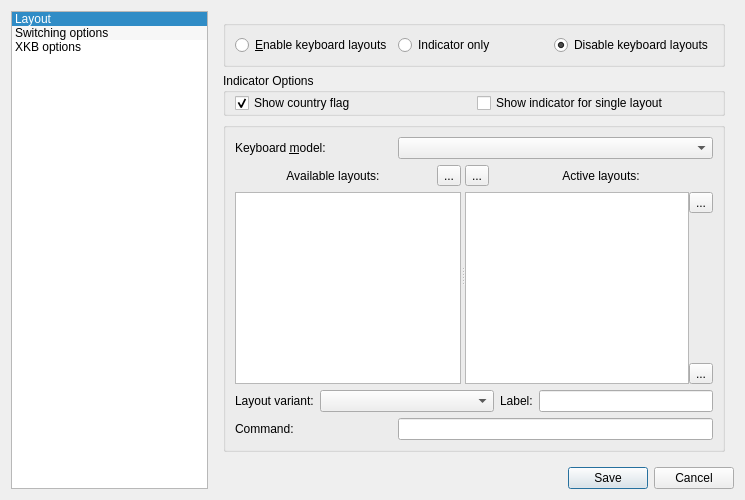
<?xml version="1.0" encoding="UTF-8"?>
<ui version="4.0">
 <class>Form</class>
 <widget class="QWidget" name="Form">
  <property name="geometry">
   <rect>
    <x>0</x>
    <y>0</y>
    <width>745</width>
    <height>500</height>
   </rect>
  </property>
  <property name="windowTitle">
   <string>Qt XKB</string>
  </property>
  <layout class="QHBoxLayout" name="horizontalLayout">
   <item>
    <widget class="QListWidget" name="listWidget">
     <property name="minimumSize">
      <size>
       <width>140</width>
       <height>0</height>
      </size>
     </property>
     <property name="alternatingRowColors">
      <bool>true</bool>
     </property>
     <property name="currentRow">
      <number>0</number>
     </property>
     <item>
      <property name="text">
       <string>Layout</string>
      </property>
     </item>
     <item>
      <property name="text">
       <string>Switching options</string>
      </property>
     </item>
     <item>
      <property name="text">
       <string>XKB options</string>
      </property>
     </item>
    </widget>
   </item>
   <item>
    <layout class="QVBoxLayout" name="verticalLayout_6">
     <item>
      <widget class="QStackedWidget" name="stackedWidget">
       <property name="currentIndex">
        <number>0</number>
       </property>
       <widget class="QWidget" name="page">
        <layout class="QVBoxLayout" name="verticalLayout">
         <item>
          <widget class="QGroupBox" name="groupBox_2">
           <property name="title">
            <string/>
           </property>
           <property name="checkable">
            <bool>false</bool>
           </property>
           <layout class="QHBoxLayout" name="horizontalLayout_2">
            <item>
             <widget class="QRadioButton" name="radioButton">
              <property name="toolTip">
               <string>Antico will configure layouts and start layout indicator</string>
              </property>
              <property name="text">
               <string>&amp;Enable keyboard layouts</string>
              </property>
             </widget>
            </item>
            <item>
             <widget class="QRadioButton" name="radioButton_2">
              <property name="toolTip">
               <string>Antico will start indicator but will use existing layout configuration</string>
              </property>
              <property name="text">
               <string>Indicator only</string>
              </property>
             </widget>
            </item>
            <item>
             <widget class="QRadioButton" name="radioButton_3">
              <property name="toolTip">
               <string>Antico will not configure or show keyboard layouts</string>
              </property>
              <property name="text">
               <string>Disable keyboard layouts</string>
              </property>
              <property name="checked">
               <bool>true</bool>
              </property>
             </widget>
            </item>
           </layout>
          </widget>
         </item>
         <item>
          <widget class="QGroupBox" name="grpIndicatorOptions">
           <property name="title">
            <string>Indicator Options</string>
           </property>
           <layout class="QHBoxLayout" name="_2">
            <property name="topMargin">
             <number>0</number>
            </property>
            <property name="bottomMargin">
             <number>0</number>
            </property>
            <item>
             <widget class="QCheckBox" name="chkShowFlag">
              <property name="whatsThis">
               <string>Shows country flag on background of layout name in tray icon</string>
              </property>
              <property name="text">
               <string>Show country flag</string>
              </property>
              <property name="checked">
               <bool>true</bool>
              </property>
             </widget>
            </item>
            <item>
             <widget class="QCheckBox" name="chkShowSingle">
              <property name="text">
               <string>Show indicator for single layout</string>
              </property>
             </widget>
            </item>
           </layout>
          </widget>
         </item>
         <item>
          <widget class="QGroupBox" name="grpLayouts">
           <property name="whatsThis">
            <string>&lt;h1&gt;Keyboard Layout&lt;/h1&gt; Here you can choose your keyboard layout and model. The 'model' refers to the type of keyboard that is connected to your computer, while the keyboard layout defines &quot;which key does what&quot; and may be different for different countries.</string>
           </property>
           <property name="title">
            <string/>
           </property>
           <layout class="QGridLayout" name="gridLayout">
            <item row="0" column="0">
             <widget class="QLabel" name="label_4">
              <property name="sizePolicy">
               <sizepolicy hsizetype="Preferred" vsizetype="Preferred">
                <horstretch>1</horstretch>
                <verstretch>0</verstretch>
               </sizepolicy>
              </property>
              <property name="text">
               <string>Keyboard &amp;model:</string>
              </property>
              <property name="buddy">
               <cstring>comboModel</cstring>
              </property>
             </widget>
            </item>
            <item row="0" column="1">
             <widget class="QComboBox" name="comboModel">
              <property name="sizePolicy">
               <sizepolicy hsizetype="Expanding" vsizetype="Fixed">
                <horstretch>2</horstretch>
                <verstretch>0</verstretch>
               </sizepolicy>
              </property>
              <property name="whatsThis">
               <string>Here you can choose a keyboard model. This setting is independent of your keyboard layout and refers to the &quot;hardware&quot; model, i.e. the way your keyboard is manufactured. Modern keyboards that come with your computer usually have two extra keys and are referred to as &quot;104-key&quot; models, which is probably what you want if you do not know what kind of keyboard you have.
</string>
              </property>
             </widget>
            </item>
            <item row="1" column="0" colspan="2">
             <widget class="QSplitter" name="splitter">
              <property name="orientation">
               <enum>Qt::Horizontal</enum>
              </property>
              <widget class="QWidget" name="layoutWidget">
               <layout class="QVBoxLayout" name="verticalLayout_5">
                <item>
                 <layout class="QHBoxLayout" name="_4">
                  <item>
                   <widget class="QLabel" name="textLabel1_4">
                    <property name="sizePolicy">
                     <sizepolicy hsizetype="Preferred" vsizetype="Preferred">
                      <horstretch>1</horstretch>
                      <verstretch>0</verstretch>
                     </sizepolicy>
                    </property>
                    <property name="text">
                     <string>Available layouts:</string>
                    </property>
                    <property name="alignment">
                     <set>Qt::AlignCenter</set>
                    </property>
                    <property name="buddy">
                     <cstring>srcTableView</cstring>
                    </property>
                   </widget>
                  </item>
                  <item>
                   <widget class="QToolButton" name="btnRemove">
                    <property name="text">
                     <string>...</string>
                    </property>
                    <property name="icon">
                     <iconset theme="go-previous">
                      <normaloff>.</normaloff>.</iconset>
                    </property>
                   </widget>
                  </item>
                 </layout>
                </item>
                <item>
                 <widget class="QTreeView" name="srcTableView">
                  <property name="sizePolicy">
                   <sizepolicy hsizetype="Expanding" vsizetype="Expanding">
                    <horstretch>1</horstretch>
                    <verstretch>0</verstretch>
                   </sizepolicy>
                  </property>
                  <property name="alternatingRowColors">
                   <bool>true</bool>
                  </property>
                  <property name="selectionMode">
                   <enum>QAbstractItemView::SingleSelection</enum>
                  </property>
                  <property name="selectionBehavior">
                   <enum>QAbstractItemView::SelectRows</enum>
                  </property>
                 </widget>
                </item>
               </layout>
              </widget>
              <widget class="QWidget" name="layoutWidget">
               <layout class="QVBoxLayout" name="verticalLayout_7">
                <item>
                 <layout class="QHBoxLayout" name="_5">
                  <property name="spacing">
                   <number>0</number>
                  </property>
                  <item>
                   <widget class="QToolButton" name="btnAdd">
                    <property name="text">
                     <string>...</string>
                    </property>
                    <property name="icon">
                     <iconset theme="go-next">
                      <normaloff>.</normaloff>.</iconset>
                    </property>
                   </widget>
                  </item>
                  <item>
                   <widget class="QLabel" name="textLabel1_4_2">
                    <property name="sizePolicy">
                     <sizepolicy hsizetype="MinimumExpanding" vsizetype="Preferred">
                      <horstretch>3</horstretch>
                      <verstretch>0</verstretch>
                     </sizepolicy>
                    </property>
                    <property name="text">
                     <string>Active layouts:</string>
                    </property>
                    <property name="alignment">
                     <set>Qt::AlignCenter</set>
                    </property>
                    <property name="buddy">
                     <cstring>dstTableView</cstring>
                    </property>
                   </widget>
                  </item>
                 </layout>
                </item>
                <item>
                 <layout class="QHBoxLayout" name="_6">
                  <property name="spacing">
                   <number>0</number>
                  </property>
                  <item>
                   <widget class="QTreeView" name="dstTableView">
                    <property name="sizePolicy">
                     <sizepolicy hsizetype="Expanding" vsizetype="Expanding">
                      <horstretch>0</horstretch>
                      <verstretch>0</verstretch>
                     </sizepolicy>
                    </property>
                    <property name="alternatingRowColors">
                     <bool>true</bool>
                    </property>
                    <property name="selectionMode">
                     <enum>QAbstractItemView::SingleSelection</enum>
                    </property>
                    <property name="selectionBehavior">
                     <enum>QAbstractItemView::SelectRows</enum>
                    </property>
                    <property name="wordWrap">
                     <bool>false</bool>
                    </property>
                   </widget>
                  </item>
                  <item>
                   <layout class="QVBoxLayout" name="_7">
                    <item>
                     <widget class="QToolButton" name="btnUp">
                      <property name="text">
                       <string>...</string>
                      </property>
                      <property name="icon">
                       <iconset theme="go-up">
                        <normaloff>.</normaloff>.</iconset>
                      </property>
                     </widget>
                    </item>
                    <item>
                     <spacer>
                      <property name="orientation">
                       <enum>Qt::Vertical</enum>
                      </property>
                      <property name="sizeHint" stdset="0">
                       <size>
                        <width>20</width>
                        <height>40</height>
                       </size>
                      </property>
                     </spacer>
                    </item>
                    <item>
                     <widget class="QToolButton" name="btnDown">
                      <property name="text">
                       <string>...</string>
                      </property>
                      <property name="icon">
                       <iconset theme="go-down">
                        <normaloff>.</normaloff>.</iconset>
                      </property>
                     </widget>
                    </item>
                   </layout>
                  </item>
                 </layout>
                </item>
               </layout>
              </widget>
             </widget>
            </item>
            <item row="2" column="0" colspan="2">
             <layout class="QHBoxLayout" name="_8">
              <item>
               <widget class="QLabel" name="textLabel1">
                <property name="text">
                 <string>Layout variant:</string>
                </property>
                <property name="buddy">
                 <cstring>comboVariant</cstring>
                </property>
               </widget>
              </item>
              <item>
               <widget class="QComboBox" name="comboVariant">
                <property name="sizePolicy">
                 <sizepolicy hsizetype="Expanding" vsizetype="Fixed">
                  <horstretch>0</horstretch>
                  <verstretch>0</verstretch>
                 </sizepolicy>
                </property>
                <property name="whatsThis">
                 <string>Here you can choose a variant of selected keyboard layout. Layout variants usually represent different key maps for the same language. For example, Ukrainian layout might have four variants: basic, winkeys (as in Windows), typewriter (as in typewriters) and phonetic (each Ukrainian letter is placed on a transliterated latin one).
</string>
                </property>
               </widget>
              </item>
              <item>
               <widget class="QLabel" name="textLabel1_6">
                <property name="text">
                 <string>Label:</string>
                </property>
                <property name="buddy">
                 <cstring>editDisplayName</cstring>
                </property>
               </widget>
              </item>
              <item>
               <widget class="QLineEdit" name="editDisplayName">
                <property name="maxLength">
                 <number>3</number>
                </property>
               </widget>
              </item>
             </layout>
            </item>
            <item row="3" column="0">
             <widget class="QLabel" name="textLabel1_3">
              <property name="sizePolicy">
               <sizepolicy hsizetype="Preferred" vsizetype="Preferred">
                <horstretch>1</horstretch>
                <verstretch>0</verstretch>
               </sizepolicy>
              </property>
              <property name="text">
               <string>Command:</string>
              </property>
              <property name="buddy">
               <cstring>editCmdLine</cstring>
              </property>
             </widget>
            </item>
            <item row="3" column="1">
             <widget class="QLineEdit" name="editCmdLine">
              <property name="sizePolicy">
               <sizepolicy hsizetype="Expanding" vsizetype="Fixed">
                <horstretch>2</horstretch>
                <verstretch>0</verstretch>
               </sizepolicy>
              </property>
              <property name="whatsThis">
               <string>This is the command which will be executed to initialize configured layouts.</string>
              </property>
              <property name="readOnly">
               <bool>true</bool>
              </property>
             </widget>
            </item>
           </layout>
          </widget>
         </item>
        </layout>
       </widget>
       <widget class="QWidget" name="page_2">
        <layout class="QVBoxLayout" name="verticalLayout_2">
         <item>
          <widget class="QFrame" name="optionsFrame">
           <property name="frameShape">
            <enum>QFrame::StyledPanel</enum>
           </property>
           <property name="frameShadow">
            <enum>QFrame::Raised</enum>
           </property>
           <property name="lineWidth">
            <number>0</number>
           </property>
           <layout class="QGridLayout" name="_9">
            <item row="0" column="0">
             <widget class="QGroupBox" name="groupBox_3">
              <property name="enabled">
               <bool>true</bool>
              </property>
              <property name="title">
               <string>Switching policy</string>
              </property>
              <layout class="QVBoxLayout" name="verticalLayout_4">
               <item>
                <widget class="QRadioButton" name="rdBtnSwitchGlobal">
                 <property name="text">
                  <string>&amp;Global</string>
                 </property>
                 <property name="checked">
                  <bool>true</bool>
                 </property>
                </widget>
               </item>
               <item>
                <widget class="QRadioButton" name="rdBtnSwitchPerDesktop">
                 <property name="text">
                  <string>Desktop</string>
                 </property>
                </widget>
               </item>
               <item>
                <widget class="QRadioButton" name="rdBtnSwitchPerApp">
                 <property name="text">
                  <string>Application</string>
                 </property>
                </widget>
               </item>
               <item>
                <widget class="QRadioButton" name="rdBtnSwitchPerWin">
                 <property name="text">
                  <string>&amp;Window</string>
                 </property>
                </widget>
               </item>
              </layout>
              <zorder>rdBtnSwitchGlobal</zorder>
              <zorder>rdBtnSwitchPerApp</zorder>
              <zorder>rdBtnSwitchPerDesktop</zorder>
              <zorder>rdBtnSwitchPerWin</zorder>
             </widget>
            </item>
            <item row="0" column="1">
             <widget class="QGroupBox" name="groupBox">
              <property name="title">
               <string>Shortcuts for switching layout</string>
              </property>
              <layout class="QGridLayout" name="_11">
               <item row="0" column="0">
                <widget class="QLabel" name="label">
                 <property name="text">
                  <string>Main shortcuts:</string>
                 </property>
                 <property name="buddy">
                  <cstring>btnXkbShortcut</cstring>
                 </property>
                </widget>
               </item>
               <item row="0" column="1">
                <widget class="QPushButton" name="btnXkbShortcut">
                 <property name="whatsThis">
                  <string>This is a shortcut for switching layouts which is handled by X.org. It allows modifier-only shortcuts.</string>
                 </property>
                 <property name="text">
                  <string>None</string>
                 </property>
                </widget>
               </item>
               <item row="0" column="2">
                <widget class="QToolButton" name="xkbClearButton">
                 <property name="text">
                  <string>...</string>
                 </property>
                </widget>
               </item>
               <item row="1" column="0">
                <widget class="QLabel" name="label_3">
                 <property name="text">
                  <string>3d level shortcuts:</string>
                 </property>
                 <property name="buddy">
                  <cstring>btnXkbShortcut3d</cstring>
                 </property>
                </widget>
               </item>
               <item row="1" column="1">
                <widget class="QPushButton" name="btnXkbShortcut3d">
                 <property name="whatsThis">
                  <string>This is a shortcut for switching to a third level of the active layout (if it has one) which is handled by X.org. It allows modifier-only shortcuts.</string>
                 </property>
                 <property name="text">
                  <string>None</string>
                 </property>
                </widget>
               </item>
               <item row="1" column="2">
                <widget class="QToolButton" name="xkb3dClearButton">
                 <property name="text">
                  <string>...</string>
                 </property>
                </widget>
               </item>
               <item row="2" column="0">
                <widget class="QLabel" name="label_2">
                 <property name="text">
                  <string>Alternative shortcut:</string>
                 </property>
                </widget>
               </item>
               <item row="2" column="1">
                <widget class="QPushButton" name="btnXkbShortcutAlt">
                 <property name="text">
                  <string>None</string>
                 </property>
                </widget>
               </item>
               <item row="2" column="2">
                <widget class="QToolButton" name="xkbAltClearButton">
                 <property name="text">
                  <string>...</string>
                 </property>
                </widget>
               </item>
              </layout>
             </widget>
            </item>
            <item row="1" column="0">
             <spacer>
              <property name="orientation">
               <enum>Qt::Vertical</enum>
              </property>
              <property name="sizeHint" stdset="0">
               <size>
                <width>20</width>
                <height>40</height>
               </size>
              </property>
             </spacer>
            </item>
            <item row="1" column="1">
             <widget class="QGroupBox" name="groupBox_4">
              <property name="title">
               <string>Keyboard repeat and dalay setting</string>
              </property>
              <layout class="QGridLayout" name="gridLayout_2">
               <item row="0" column="0">
                <widget class="QLabel" name="label_5">
                 <property name="text">
                  <string>Delay </string>
                 </property>
                </widget>
               </item>
               <item row="0" column="1">
                <widget class="QSpinBox" name="sp_delay">
                 <property name="minimum">
                  <number>10</number>
                 </property>
                 <property name="maximum">
                  <number>10000</number>
                 </property>
                 <property name="singleStep">
                  <number>10</number>
                 </property>
                 <property name="value">
                  <number>1000</number>
                 </property>
                </widget>
               </item>
               <item row="1" column="0">
                <widget class="QLabel" name="label_6">
                 <property name="text">
                  <string>Rate</string>
                 </property>
                </widget>
               </item>
               <item row="1" column="1">
                <widget class="QSpinBox" name="sp_rep">
                 <property name="minimum">
                  <number>1</number>
                 </property>
                 <property name="maximum">
                  <number>255</number>
                 </property>
                </widget>
               </item>
              </layout>
             </widget>
            </item>
            <item row="2" column="1">
             <spacer name="verticalSpacer">
              <property name="orientation">
               <enum>Qt::Vertical</enum>
              </property>
              <property name="sizeHint" stdset="0">
               <size>
                <width>20</width>
                <height>40</height>
               </size>
              </property>
             </spacer>
            </item>
           </layout>
          </widget>
         </item>
        </layout>
       </widget>
       <widget class="QWidget" name="page_3">
        <layout class="QVBoxLayout" name="verticalLayout_3">
         <item>
          <widget class="QGroupBox" name="groupBox3_2">
           <property name="whatsThis">
            <string>Here you can set xkb extension options instead of, or in addition to, specifying them in the X11 configuration file.</string>
           </property>
           <property name="title">
            <string>Xkb Options</string>
           </property>
           <layout class="QGridLayout" name="_12">
            <item row="0" column="0" colspan="2">
             <widget class="QCheckBox" name="checkResetOld">
              <property name="text">
               <string>&amp;Reset old options</string>
              </property>
              <property name="checked">
               <bool>true</bool>
              </property>
             </widget>
            </item>
            <item row="2" column="0" colspan="2">
             <widget class="QTreeView" name="xkbOptionsTreeView">
              <property name="alternatingRowColors">
               <bool>true</bool>
              </property>
              <property name="selectionMode">
               <enum>QAbstractItemView::NoSelection</enum>
              </property>
             </widget>
            </item>
            <item row="3" column="0">
             <widget class="QLabel" name="textLabel1_3_2">
              <property name="text">
               <string>Command:</string>
              </property>
             </widget>
            </item>
            <item row="3" column="1">
             <widget class="QLineEdit" name="editCmdLineOpt">
              <property name="whatsThis">
               <string>This is the command which will be executed to initialize configured options.</string>
              </property>
              <property name="readOnly">
               <bool>true</bool>
              </property>
             </widget>
            </item>
           </layout>
          </widget>
         </item>
        </layout>
       </widget>
      </widget>
     </item>
     <item>
      <widget class="QDialogButtonBox" name="buttonBox">
       <property name="standardButtons">
        <set>QDialogButtonBox::Cancel|QDialogButtonBox::Save</set>
       </property>
       <property name="centerButtons">
        <bool>false</bool>
       </property>
      </widget>
     </item>
    </layout>
   </item>
  </layout>
 </widget>
 <resources/>
 <connections>
  <connection>
   <sender>listWidget</sender>
   <signal>currentRowChanged(int)</signal>
   <receiver>stackedWidget</receiver>
   <slot>setCurrentIndex(int)</slot>
   <hints>
    <hint type="sourcelabel">
     <x>143</x>
     <y>34</y>
    </hint>
    <hint type="destinationlabel">
     <x>617</x>
     <y>43</y>
    </hint>
   </hints>
  </connection>
 </connections>
</ui>
